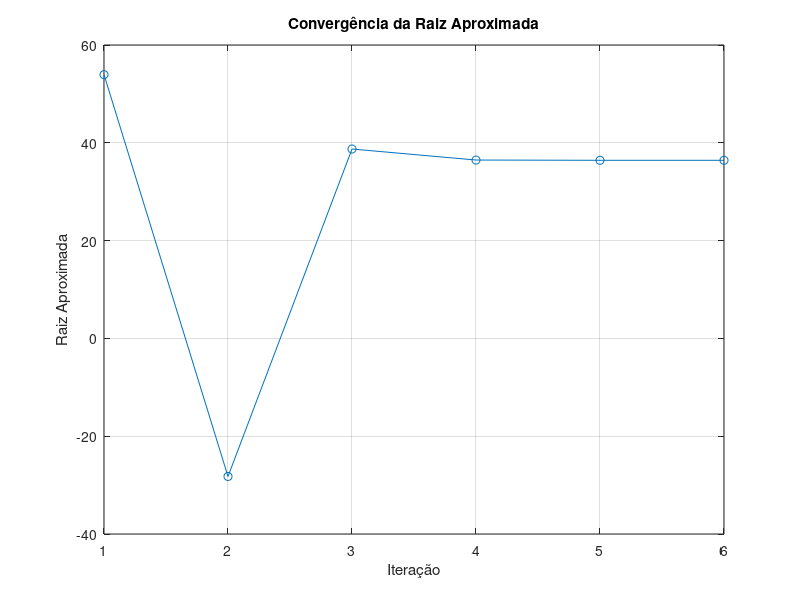

The MATLAB script that drew this image:
funcao = @(t) (320000 / (1 + 31 * exp(-0.09 * t))) - 1.2 * (80000 * exp(-0.05 * t) + 110000);
ea = 100;
ev = 0;
x1 = 0;
x2 = 100;
tolerancia = 1e-2;
n = 50;

% Inicializações para armazenar os resultados das iterações
iters = [];
raizes = [];
f_raizes = [];
aprox_errors = [];

fprintf('Iteração\tx1\t   x2\t\t  raiz\t  \t  f(raiz)\tErro aproximado\t    Erro verdadeiro\n');

for i = 1:n
  x3 = (x1*funcao(x2) - x2*funcao(x1)) / (funcao(x2) - funcao(x1));
  ev = abs(36.421079 - x3);
  fprintf('   %d\t   %f\t%f\t%f\t%f\t  %f\t\t%f\n', i, x1, x2, x3, funcao(x3), ea, ev);
  
  % Armazena os resultados de cada iteração
  iters(end + 1) = i;
  raizes(end + 1) = x3;
  f_raizes(end + 1) = funcao(x3);
  aprox_errors(end + 1) = ea;

  ea = abs((x3 - x2)/x3) * 100;

  if ea < tolerancia
    fprintf('\nO valor de t é: %f\n', x3)
    break;
  end

  x1 = x2;
  x2 = x3;
end

% Gráfico de convergência
plot(iters, raizes, '-o');
xlabel('Iteração');
ylabel('Raiz Aproximada');
title('Convergência da Raiz Aproximada');
grid on;
